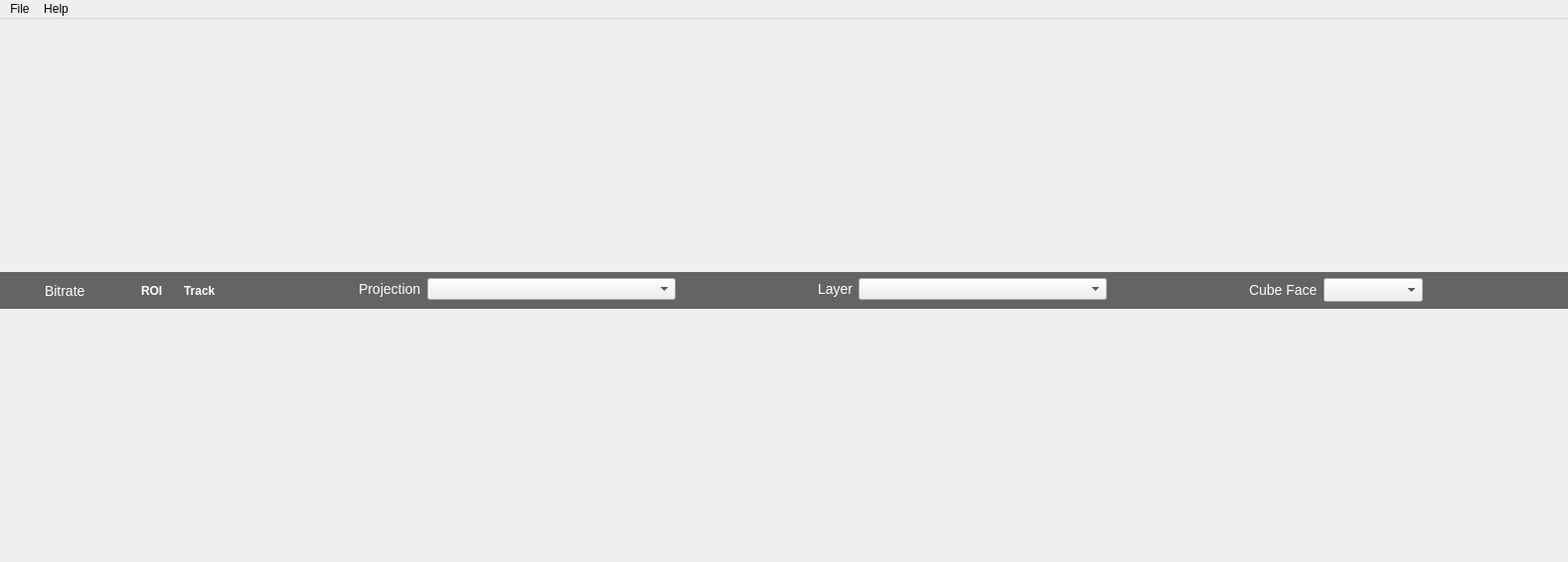
<?xml version="1.0" encoding="UTF-8"?>
<ui version="4.0">
 <class>MainWindow</class>
 <widget class="QMainWindow" name="MainWindow">
  <property name="geometry">
   <rect>
    <x>0</x>
    <y>0</y>
    <width>1578</width>
    <height>566</height>
   </rect>
  </property>
  <property name="sizePolicy">
   <sizepolicy hsizetype="Fixed" vsizetype="Fixed">
    <horstretch>0</horstretch>
    <verstretch>0</verstretch>
   </sizepolicy>
  </property>
  <property name="windowTitle">
   <string>AROUNDVISION</string>
  </property>
  <property name="styleSheet">
   <string notr="true">QWidget#bottom_widget {
    background-color: rgb(100, 100, 100);
}
 #rgb(85, 87, 83);

QWidget#frame_widget {
	background-color:#373737;
}


QLabel {
	color: #FFFFFF;
	font-size: 14px;
}

QPushButton,
QPushButton:pressed {
	color: #FFFFFF;
	font-size: 12px;
	font-weight:bold;
	background-color: transparent;
	border: none;
	border-radius: 0px;
	min-height: 25px;
	text-align: left;
	padding-left: 15px;
}

QPushButton:checked {
	background-color: rgb(122, 122, 122);
}</string>
  </property>
  <widget class="QWidget" name="centralwidget">
   <layout class="QVBoxLayout" name="verticalLayout">
    <property name="spacing">
     <number>0</number>
    </property>
    <property name="leftMargin">
     <number>0</number>
    </property>
    <property name="topMargin">
     <number>0</number>
    </property>
    <property name="rightMargin">
     <number>0</number>
    </property>
    <property name="bottomMargin">
     <number>0</number>
    </property>
    <item>
     <layout class="QVBoxLayout" name="frame_verticalLayout">
      <property name="spacing">
       <number>0</number>
      </property>
     </layout>
    </item>
    <item>
     <widget class="QWidget" name="bottom_widget" native="true">
      <property name="sizePolicy">
       <sizepolicy hsizetype="Preferred" vsizetype="Fixed">
        <horstretch>0</horstretch>
        <verstretch>0</verstretch>
       </sizepolicy>
      </property>
      <property name="minimumSize">
       <size>
        <width>200</width>
        <height>0</height>
       </size>
      </property>
      <layout class="QHBoxLayout" name="horizontalLayout">
       <property name="topMargin">
        <number>6</number>
       </property>
       <property name="bottomMargin">
        <number>6</number>
       </property>
       <item>
        <spacer name="horizontalSpacer_5">
         <property name="orientation">
          <enum>Qt::Horizontal</enum>
         </property>
         <property name="sizeHint" stdset="0">
          <size>
           <width>40</width>
           <height>20</height>
          </size>
         </property>
        </spacer>
       </item>
       <item>
        <widget class="QLabel" name="bitrate_label">
         <property name="text">
          <string>Bitrate</string>
         </property>
        </widget>
       </item>
       <item>
        <spacer name="horizontalSpacer_6">
         <property name="orientation">
          <enum>Qt::Horizontal</enum>
         </property>
         <property name="sizeHint" stdset="0">
          <size>
           <width>40</width>
           <height>20</height>
          </size>
         </property>
        </spacer>
       </item>
       <item>
        <layout class="QFormLayout" name="buttons_formLayout">
         <item row="0" column="0">
          <widget class="QPushButton" name="roi_button">
           <property name="minimumSize">
            <size>
             <width>0</width>
             <height>0</height>
            </size>
           </property>
           <property name="text">
            <string>ROI</string>
           </property>
           <property name="checkable">
            <bool>true</bool>
           </property>
          </widget>
         </item>
         <item row="0" column="1">
          <widget class="QPushButton" name="track_button">
           <property name="text">
            <string>Track</string>
           </property>
           <property name="checkable">
            <bool>true</bool>
           </property>
          </widget>
         </item>
        </layout>
       </item>
       <item>
        <spacer name="horizontalSpacer_4">
         <property name="orientation">
          <enum>Qt::Horizontal</enum>
         </property>
         <property name="sizeHint" stdset="0">
          <size>
           <width>142</width>
           <height>20</height>
          </size>
         </property>
        </spacer>
       </item>
       <item>
        <layout class="QFormLayout" name="proj_formLayout">
         <item row="0" column="0">
          <widget class="QLabel" name="proj_label">
           <property name="text">
            <string>Projection</string>
           </property>
          </widget>
         </item>
         <item row="0" column="1">
          <widget class="QComboBox" name="proj_comboBox">
           <property name="minimumSize">
            <size>
             <width>250</width>
             <height>0</height>
            </size>
           </property>
           <property name="sizeAdjustPolicy">
            <enum>QComboBox::AdjustToContentsOnFirstShow</enum>
           </property>
          </widget>
         </item>
        </layout>
       </item>
       <item>
        <spacer name="horizontalSpacer">
         <property name="orientation">
          <enum>Qt::Horizontal</enum>
         </property>
         <property name="sizeHint" stdset="0">
          <size>
           <width>141</width>
           <height>20</height>
          </size>
         </property>
        </spacer>
       </item>
       <item>
        <layout class="QFormLayout" name="quality_formLayout">
         <item row="0" column="0">
          <widget class="QLabel" name="quality_label">
           <property name="text">
            <string>Layer</string>
           </property>
          </widget>
         </item>
         <item row="0" column="1">
          <widget class="QComboBox" name="quality_comboBox">
           <property name="minimumSize">
            <size>
             <width>250</width>
             <height>0</height>
            </size>
           </property>
           <property name="sizeAdjustPolicy">
            <enum>QComboBox::AdjustToContents</enum>
           </property>
          </widget>
         </item>
        </layout>
       </item>
       <item>
        <spacer name="horizontalSpacer_2">
         <property name="orientation">
          <enum>Qt::Horizontal</enum>
         </property>
         <property name="sizeHint" stdset="0">
          <size>
           <width>142</width>
           <height>20</height>
          </size>
         </property>
        </spacer>
       </item>
       <item>
        <layout class="QFormLayout" name="cube_formLayout">
         <item row="0" column="0">
          <widget class="QLabel" name="cube_label">
           <property name="text">
            <string>Cube Face</string>
           </property>
          </widget>
         </item>
         <item row="0" column="1">
          <widget class="QComboBox" name="cube_comboBox">
           <property name="minimumSize">
            <size>
             <width>100</width>
             <height>0</height>
            </size>
           </property>
           <property name="sizeAdjustPolicy">
            <enum>QComboBox::AdjustToMinimumContentsLengthWithIcon</enum>
           </property>
          </widget>
         </item>
        </layout>
       </item>
       <item>
        <spacer name="horizontalSpacer_3">
         <property name="orientation">
          <enum>Qt::Horizontal</enum>
         </property>
         <property name="sizeHint" stdset="0">
          <size>
           <width>141</width>
           <height>20</height>
          </size>
         </property>
        </spacer>
       </item>
      </layout>
     </widget>
    </item>
   </layout>
  </widget>
  <widget class="QMenuBar" name="menubar">
   <property name="geometry">
    <rect>
     <x>0</x>
     <y>0</y>
     <width>1578</width>
     <height>30</height>
    </rect>
   </property>
   <widget class="QMenu" name="menuLoad_Source">
    <property name="title">
     <string>File</string>
    </property>
    <addaction name="actionLoad_Source"/>
   </widget>
   <widget class="QMenu" name="menuHelp">
    <property name="title">
     <string>Help</string>
    </property>
    <addaction name="actionHelp"/>
    <addaction name="actionAbout"/>
   </widget>
   <addaction name="menuLoad_Source"/>
   <addaction name="menuHelp"/>
  </widget>
  <action name="actionLoad_Source">
   <property name="text">
    <string>Load Source</string>
   </property>
  </action>
  <action name="actionHelp">
   <property name="text">
    <string>Help</string>
   </property>
  </action>
  <action name="actionAbout">
   <property name="text">
    <string>About</string>
   </property>
  </action>
 </widget>
 <resources/>
 <connections/>
</ui>
